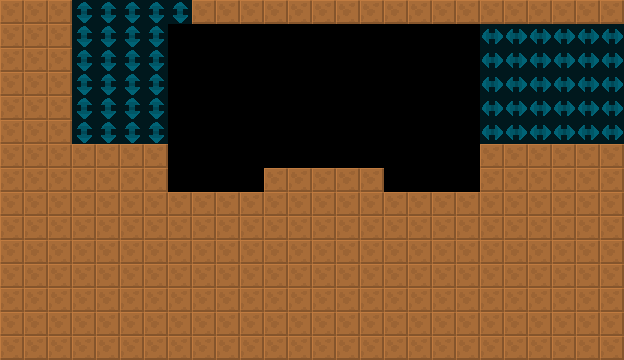

The image is a tile-based game level rendered from a .tmx file. Its description and source (layers, tilesets, objects; grid data summarised) follow:
An orthogonal 26x15 tile map with 24x24 px tiles, 2 tile layers (col, lnk), 2 tilesets and 2 objects (DisableDecorator, CellShrine).

<map version="1.4" tiledversion="1.4.2" orientation="orthogonal" renderorder="right-down" width="26" height="15" tilewidth="24" tileheight="24" infinite="0" nextlayerid="4" nextobjectid="8">
 <tileset firstgid="6" source="../../lnk.tsx" />
 <tileset firstgid="1" source="../../col.tsx" />
 <layer id="1" name="col" width="26" height="15">
  <data>[390 cells, 249 non-empty, 1 distinct tile ids]</data>
 </layer>
 <layer id="2" name="lnk" width="26" height="15" opacity="0.5">
  <data>[390 cells, 55 non-empty, 2 distinct tile ids]</data>
 </layer>
 <objectgroup id="3" name="markers" opacity="0.5">
  <object id="1" name="DisableDecorator" type="DisableDecorator" x="264" y="72" width="120" height="96">
   <properties>
    <property name="yr" value="0" />
    <property name="xr" value="0" />
   </properties>
  </object>
  <object id="2" name="CellShrine" type="CellShrine" x="312" y="144" width="24" height="24">
   <properties>
    <property name="yr" value="0" />
    <property name="xr" value="0" />
   </properties>
  </object>
 </objectgroup>
</map>
